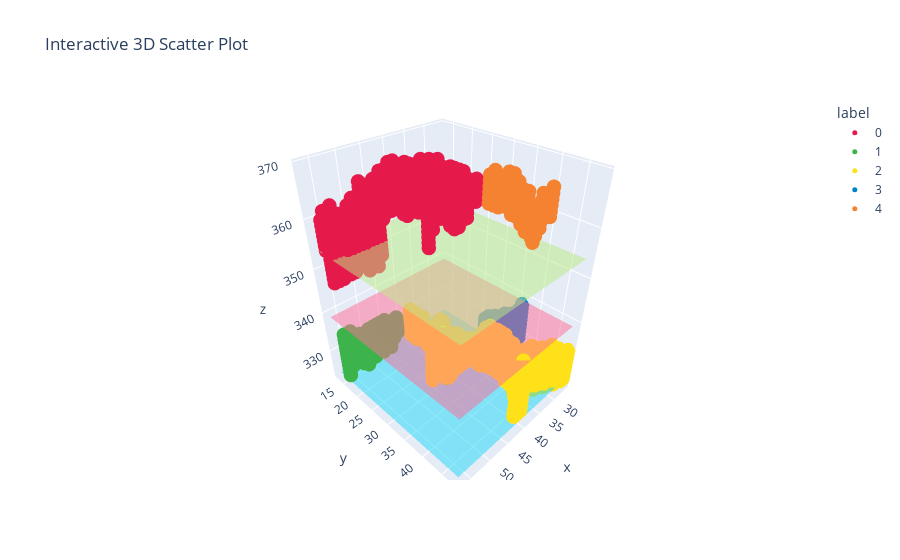

Notebook code for this chart:
### Code cell
# Create a DataFrame
data = pd.DataFrame({'x': x, 'y': y, 'z': z, 'label': labels})
data['label'] = data['label'].astype('category')

colors = [
    "#e6194b", "#3cb44b", "#ffe119", "#0082c8", "#f58231",
    "#911eb4", "#46f0f0", "#f032e6", "#d2f53c", "#fabebe",
    "#008080", "#e6beff", "#aa6e28", "#800000", "#aaffc3",
    "#808000", "#ffd8b1", "#000080", "#808080", "#FFFFFF"
]
fig = px.scatter_3d(
    data,
    x='x',
    y='y',
    z='z',
    color='label',
    color_discrete_sequence=colors,  # Utilisation de la colormap personnalisée
    title="Interactive 3D Scatter Plot"
)
fig.update_traces(marker=dict(size=5))  

z_min = math.floor(min(z))
z_max = math.ceil(max(z))
step = max(1, math.floor(10 * 1/header["CDELT3"]))  
for i in range(z_min, z_max, step):
    fig.add_trace(go.Mesh3d(
        x=[min(x), max(x), max(x), min(x)],  
        y=[min(y), min(y), max(y), max(y)],  
        z=[i, i, i, i],  
        opacity=0.5
    ))

fig.show()

### Figure 1 — Plotly figure (JSON) as saved in the notebook; plotly's stock layout.template omitted (floating-point values rounded to 4 significant figures; data arrays with more than 128 entries replaced by an {"elided": "..."} marker saying what was removed)
{"data": [{"hovertemplate": "label=0<br>x=%{x}<br>y=%{y}<br>z=%{z}<extra></extra>", "legendgroup": "0", "marker": {"color": "#e6194b", "size": 5, "symbol": "circle"}, "mode": "markers", "name": "0", "scene": "scene", "showlegend": true, "type": "scatter3d", "x": {"elided": "466 int values"}, "y": {"elided": "466 int values"}, "z": {"elided": "466 int values"}}, {"hovertemplate": "label=1<br>x=%{x}<br>y=%{y}<br>z=%{z}<extra></extra>", "legendgroup": "1", "marker": {"color": "#3cb44b", "size": 5, "symbol": "circle"}, "mode": "markers", "name": "1", "scene": "scene", "showlegend": true, "type": "scatter3d", "x": [55, 55, 55, 55, 55, 55, 55, 55, 55, 55, 55, 55, 55, 56, 56, 56, 56, 56, 56, 56, 56, 56, 57, 57, 57, 57, 57, 57, 57, 57, 57, 57, 57, 57, 45, 45, 45, 45, 45, 46, 46, 46, 46, 46, 47, 47, 47, 47, 47, 47, 47, 47, 48, 48, 48, 48, 48, 48, 48, 48, 49, 49, 49, 49, 49, 49, 49, 49, 49, 50, 50, 50, 50, 50, 50, 50, 50, 51, 51, 51, 51, 51, 51, 51, 51, 51, 52, 52, 52, 52, 52, 52, 52, 52, 52, 53, 53, 53, 53, 53, 53, 53, 53, 53, 54, 54, 54, 54, 54, 54, 54, 54, 54], "y": [16, 16, 16, 16, 16, 17, 17, 17, 17, 17, 17, 17, 17, 17, 17, 17, 17, 17, 17, 17, 17, 17, 17, 17, 17, 17, 17, 17, 17, 17, 17, 17, 17, 17, 18, 18, 18, 18, 18, 18, 18, 18, 18, 18, 18, 18, 18, 18, 18, 18, 18, 18, 18, 18, 18, 18, 18, 18, 18, 18, 18, 18, 18, 18, 18, 18, 18, 18, 18, 18, 18, 18, 18, 18, 18, 18, 18, 18, 18, 18, 18, 18, 18, 18, 18, 18, 18, 18, 18, 18, 18, 18, 18, 18, 18, 18, 18, 18, 18, 18, 18, 18, 18, 18, 18, 18, 18, 18, 18, 18, 18, 18, 18], "z": [332, 333, 334, 335, 336, 329, 330, 331, 332, 333, 334, 335, 336, 328, 329, 330, 331, 332, 333, 334, 335, 336, 326, 327, 328, 329, 330, 331, 332, 333, 334, 335, 336, 337, 331, 332, 333, 334, 335, 330, 331, 332, 333, 334, 328, 329, 330, 331, 332, 333, 334, 335, 329, 330, 331, 332, 333, 334, 335, 336, 328, 329, 330, 331, 332, 333, 334, 335, 336, 329, 330, 331, 332, 333, 334, 335, 336, 328, 329, 330, 331, 332, 333, 334, 335, 336, 328, 329, 330, 331, 332, 333, 334, 335, 336, 327, 328, 329, 330, 331, 332, 333, 334, 335, 328, 329, 330, 331, 332, 333, 334, 335, 336]}, {"hovertemplate": "label=2<br>x=%{x}<br>y=%{y}<br>z=%{z}<extra></extra>", "legendgroup": "2", "marker": {"color": "#ffe119", "size": 5, "symbol": "circle"}, "mode": "markers", "name": "2", "scene": "scene", "showlegend": true, "type": "scatter3d", "x": {"elided": "485 int values"}, "y": {"elided": "485 int values"}, "z": {"elided": "485 int values"}}, {"hovertemplate": "label=3<br>x=%{x}<br>y=%{y}<br>z=%{z}<extra></extra>", "legendgroup": "3", "marker": {"color": "#0082c8", "size": 5, "symbol": "circle"}, "mode": "markers", "name": "3", "scene": "scene", "showlegend": true, "type": "scatter3d", "x": [31, 31, 31, 31, 31, 31, 31, 32, 32, 32, 32, 32, 32, 32, 32, 33, 33, 33, 33, 33, 33, 33, 33, 33, 34, 34, 34, 34, 34, 34, 34, 34, 34, 29, 29, 29, 29, 29, 29, 29, 29, 30, 30, 30, 30, 30, 30, 30, 30, 28, 28, 28, 28, 28, 28, 28, 28, 28, 26, 26, 26, 26, 26, 26, 26, 26, 26, 26, 27, 27, 27, 27, 27, 27, 27, 27, 27, 27], "y": [33, 33, 33, 33, 33, 33, 33, 33, 33, 33, 33, 33, 33, 33, 33, 33, 33, 33, 33, 33, 33, 33, 33, 33, 33, 33, 33, 33, 33, 33, 33, 33, 33, 34, 34, 34, 34, 34, 34, 34, 34, 34, 34, 34, 34, 34, 34, 34, 34, 35, 35, 35, 35, 35, 35, 35, 35, 35, 36, 36, 36, 36, 36, 36, 36, 36, 36, 36, 36, 36, 36, 36, 36, 36, 36, 36, 36, 36], "z": [330, 331, 332, 333, 334, 335, 336, 329, 330, 331, 332, 333, 334, 335, 336, 329, 330, 331, 332, 333, 334, 335, 336, 337, 329, 330, 331, 332, 333, 334, 335, 336, 337, 329, 330, 331, 332, 333, 334, 335, 336, 329, 330, 331, 332, 333, 334, 335, 336, 328, 329, 330, 331, 332, 333, 334, 335, 336, 329, 330, 331, 332, 333, 334, 335, 336, 337, 338, 328, 329, 330, 331, 332, 333, 334, 335, 336, 337]}, {"hovertemplate": "label=4<br>x=%{x}<br>y=%{y}<br>z=%{z}<extra></extra>", "legendgroup": "4", "marker": {"color": "#f58231", "size": 5, "symbol": "circle"}, "mode": "markers", "name": "4", "scene": "scene", "showlegend": true, "type": "scatter3d", "x": [36, 36, 36, 36, 36, 36, 36, 36, 36, 36, 36, 36, 36, 36, 36, 36, 36, 36, 36, 35, 35, 35, 35, 35, 35, 35, 35, 35, 35, 35, 35, 35, 35, 35, 35, 35, 35, 35, 35, 35, 35, 35, 35, 35, 35, 35, 35, 35, 35, 35, 35, 35, 35, 35, 35, 35, 35, 35, 35, 35, 35, 35, 34, 34, 34, 34, 34, 34, 34, 35, 35, 35, 35, 35, 35, 36, 36, 36, 36, 36, 33, 33, 33, 33, 33, 33, 37, 37, 37, 37, 37], "y": [34, 34, 34, 34, 34, 34, 35, 35, 35, 35, 35, 35, 35, 36, 36, 36, 36, 36, 36, 37, 37, 37, 37, 37, 37, 37, 38, 38, 38, 38, 38, 38, 38, 38, 39, 39, 39, 39, 39, 39, 39, 40, 40, 40, 40, 40, 40, 40, 41, 41, 41, 41, 41, 41, 41, 41, 42, 42, 42, 42, 42, 42, 43, 43, 43, 43, 43, 43, 43, 43, 43, 43, 43, 43, 43, 43, 43, 43, 43, 43, 44, 44, 44, 44, 44, 44, 44, 44, 44, 44, 44], "z": [363, 364, 365, 366, 367, 368, 363, 364, 365, 366, 367, 368, 369, 363, 364, 365, 366, 367, 368, 363, 364, 365, 366, 367, 368, 369, 362, 363, 364, 365, 366, 367, 368, 369, 362, 363, 364, 365, 366, 367, 368, 361, 362, 363, 364, 365, 366, 367, 360, 361, 362, 363, 364, 365, 366, 367, 360, 361, 362, 363, 364, 365, 361, 362, 363, 364, 365, 366, 367, 360, 361, 362, 363, 364, 365, 360, 361, 362, 363, 364, 363, 364, 365, 366, 367, 368, 360, 361, 362, 363, 364]}, {"opacity": 0.5, "type": "mesh3d", "x": [26, 57, 57, 26], "y": [13, 13, 48, 48], "z": [324, 324, 324, 324]}, {"opacity": 0.5, "type": "mesh3d", "x": [26, 57, 57, 26], "y": [13, 13, 48, 48], "z": [339, 339, 339, 339]}, {"opacity": 0.5, "type": "mesh3d", "x": [26, 57, 57, 26], "y": [13, 13, 48, 48], "z": [354, 354, 354, 354]}], "layout": {"legend": {"title": {"text": "label"}, "tracegroupgap": 0}, "scene": {"domain": {"x": [0, 1], "y": [0, 1]}, "xaxis": {"title": {"text": "x"}}, "yaxis": {"title": {"text": "y"}}, "zaxis": {"title": {"text": "z"}}}, "title": {"text": "Interactive 3D Scatter Plot"}}}
